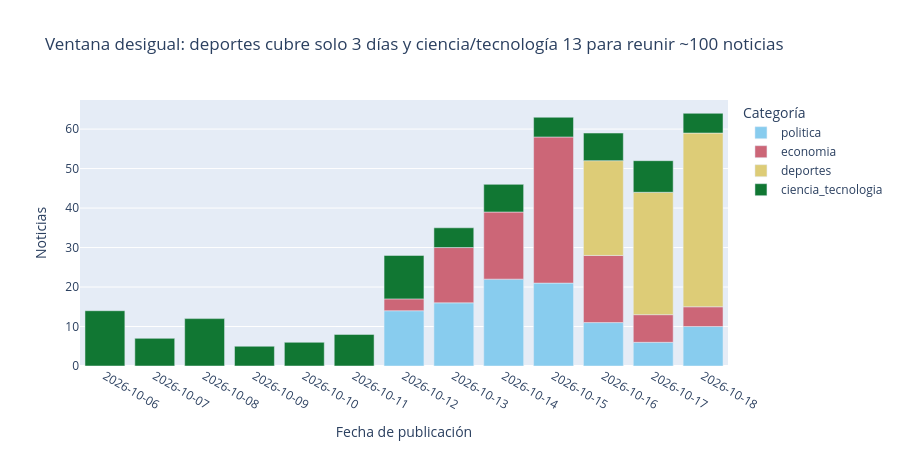

Notebook cell for this chart:
### Markdown cell above
### 4.2 Distribución por rango de fechas

### Code cell
ventana = df.groupby("etiqueta").fecha.nunique()
por_dia = df.groupby(["fecha", "etiqueta"]).size().reset_index(name="noticias")
fig = px.bar(
    por_dia, x="fecha", y="noticias", color="etiqueta",
    category_orders={"etiqueta": ORDEN, "fecha": sorted(df.fecha.unique())},
    color_discrete_map=COLORES,
    title=(f"Ventana desigual: deportes cubre solo {ventana['deportes']} días y "
           f"ciencia/tecnología {ventana['ciencia_tecnologia']} para reunir ~100 noticias"),
    labels={"fecha": "Fecha de publicación", "noticias": "Noticias", "etiqueta": "Categoría"},
)
fig.update_layout(width=900, height=450, xaxis_type="category")
fig.show()

### Figure 1 — Plotly figure (JSON) as saved in the notebook; plotly's stock layout.template omitted (floating-point values rounded to 4 significant figures)
{"data": [{"hovertemplate": "Categoría=politica<br>Fecha de publicación=%{x}<br>Noticias=%{y}<extra></extra>", "legendgroup": "politica", "marker": {"color": "rgb(136, 204, 238)", "pattern": {"shape": ""}}, "name": "politica", "orientation": "v", "showlegend": true, "textposition": "auto", "type": "bar", "x": ["2026-10-12", "2026-10-13", "2026-10-14", "2026-10-15", "2026-10-16", "2026-10-17", "2026-10-18"], "xaxis": "x", "y": [14, 16, 22, 21, 11, 6, 10], "yaxis": "y"}, {"hovertemplate": "Categoría=economia<br>Fecha de publicación=%{x}<br>Noticias=%{y}<extra></extra>", "legendgroup": "economia", "marker": {"color": "rgb(204, 102, 119)", "pattern": {"shape": ""}}, "name": "economia", "orientation": "v", "showlegend": true, "textposition": "auto", "type": "bar", "x": ["2026-10-12", "2026-10-13", "2026-10-14", "2026-10-15", "2026-10-16", "2026-10-17", "2026-10-18"], "xaxis": "x", "y": [3, 14, 17, 37, 17, 7, 5], "yaxis": "y"}, {"hovertemplate": "Categoría=deportes<br>Fecha de publicación=%{x}<br>Noticias=%{y}<extra></extra>", "legendgroup": "deportes", "marker": {"color": "rgb(221, 204, 119)", "pattern": {"shape": ""}}, "name": "deportes", "orientation": "v", "showlegend": true, "textposition": "auto", "type": "bar", "x": ["2026-10-16", "2026-10-17", "2026-10-18"], "xaxis": "x", "y": [24, 31, 44], "yaxis": "y"}, {"hovertemplate": "Categoría=ciencia_tecnologia<br>Fecha de publicación=%{x}<br>Noticias=%{y}<extra></extra>", "legendgroup": "ciencia_tecnologia", "marker": {"color": "rgb(17, 119, 51)", "pattern": {"shape": ""}}, "name": "ciencia_tecnologia", "orientation": "v", "showlegend": true, "textposition": "auto", "type": "bar", "x": ["2026-10-06", "2026-10-07", "2026-10-08", "2026-10-09", "2026-10-10", "2026-10-11", "2026-10-12", "2026-10-13", "2026-10-14", "2026-10-15", "2026-10-16", "2026-10-17", "2026-10-18"], "xaxis": "x", "y": [14, 7, 12, 5, 6, 8, 11, 5, 7, 5, 7, 8, 5], "yaxis": "y"}], "layout": {"barmode": "relative", "height": 450, "legend": {"title": {"text": "Categoría"}, "tracegroupgap": 0}, "title": {"text": "Ventana desigual: deportes cubre solo 3 días y ciencia/tecnología 13 para reunir ~100 noticias"}, "width": 900, "xaxis": {"anchor": "y", "categoryarray": ["2026-10-06", "2026-10-07", "2026-10-08", "2026-10-09", "2026-10-10", "2026-10-11", "2026-10-12", "2026-10-13", "2026-10-14", "2026-10-15", "2026-10-16", "2026-10-17", "2026-10-18"], "categoryorder": "array", "domain": [0.0, 1.0], "title": {"text": "Fecha de publicación"}, "type": "category"}, "yaxis": {"anchor": "x", "domain": [0.0, 1.0], "title": {"text": "Noticias"}}}}
